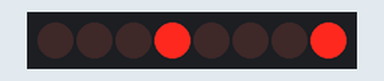
This sketch was run on a simulated Arduino Uno, built with avr-gcc and run on an emulated ATmega328P. Shown: 8 shift-register outputs drawn as a row of LEDs (first output left, lit = HIGH). Wiring (inferred from the names in the program): shift register (74HC595): data pin 12; shift clock pin 9; latch pin 11. Wiring (inferred from the signals the program sends): row of LEDs: on Q0, Q1, Q2, Q3, Q4, Q5, Q6, Q7.

Above: at 0.12 s.
At 2.37 s:
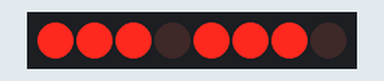
Timing chart, 0 to 3.0 s (numbered marks = the images above):
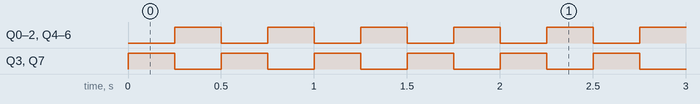

Measured:
- by itself, Q0–7: alternates HIGH for 0.25 s and LOW for 0.25 s

The sketch:

ShiftRegisterByteFlip.ino
```cpp
int latchpin = 11;
int clockpin = 9;
int datapin = 12;

byte mybyte = 0x11;
byte mybyteFlipped;

int dt = 250;

void setup() {
  // put your setup code here, to run once:
  Serial.begin(9600);
  pinMode(latchpin, OUTPUT);
  pinMode(clockpin, OUTPUT);
  pinMode(datapin, OUTPUT);
}

void loop() {
  // put your main code here, to run repeatedly:
  digitalWrite(latchpin, LOW);
  shiftOut(datapin, clockpin, LSBFIRST, mybyte);
  digitalWrite(latchpin, HIGH);
  delay(dt);

  mybyteFlipped = 255 - mybyte;

  digitalWrite(latchpin, LOW);
  shiftOut(datapin, clockpin, LSBFIRST, mybyteFlipped);
  digitalWrite(latchpin, HIGH);
  delay(dt);
}
```
